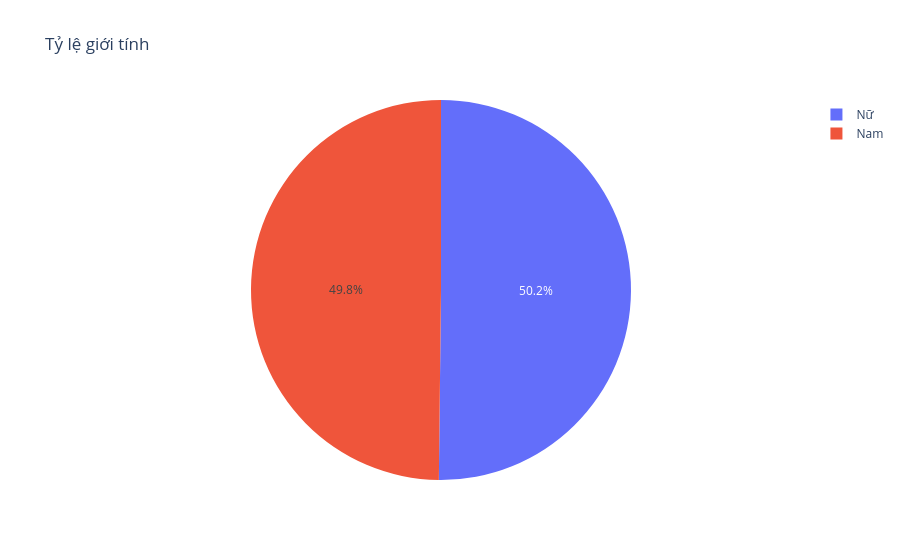

Notebook cell for this chart:
### Code cell
# Biểu đồ tỷ lệ giới tính
gender_counts = df['Giới tính'].value_counts()

fig = px.pie(values=gender_counts.values, names=gender_counts.index, title="Tỷ lệ giới tính")
fig.show()

### Figure 1 — Plotly figure (JSON) as saved in the notebook; plotly's stock layout.template omitted (floating-point values rounded to 4 significant figures)
{"data": [{"domain": {"x": [0, 1], "y": [0, 1]}, "hovertemplate": "label=%{label}<br>value=%{value}<extra></extra>", "labels": ["Nữ", "Nam"], "legendgroup": "", "name": "", "showlegend": true, "type": "pie", "values": [5018, 4982]}], "layout": {"legend": {"tracegroupgap": 0}, "title": {"text": "Tỷ lệ giới tính"}}}
